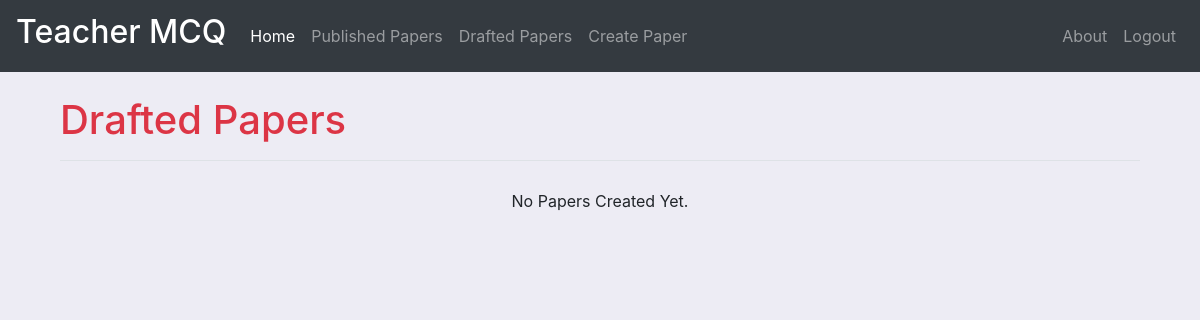
/teacher/papers/ (signed in), run on an earlier commit of the app's database.
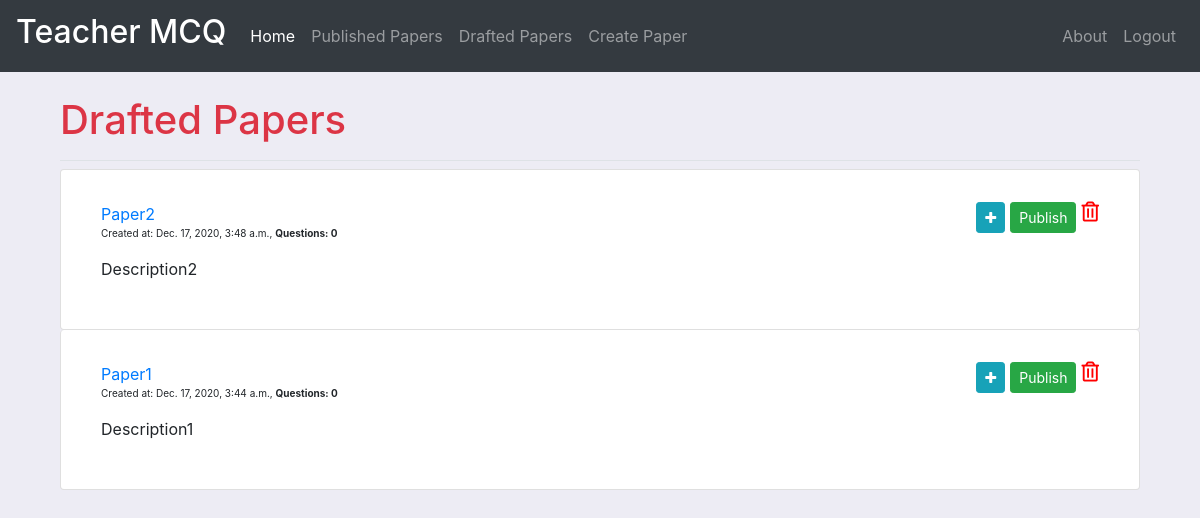
And on a later commit of the database.
### teacher_app/models.py (models this page shows, shortened)
class Paper(models.Model):
    id = models.AutoField(primary_key=True)
    name = models.CharField(max_length=100,default="")
    slug = models.SlugField(allow_unicode=True, unique=True,null=True)
    user = models.ForeignKey(User,related_name="paper",null=True,on_delete=models.CASCADE)
    date = models.DateTimeField(auto_now=True)
    description = models.TextField(blank=True)
    is_published = models.BooleanField(default=False)
    pub_date = models.DateTimeField(auto_now=True)
    class Meta:
        ordering = ['-pub_date']

### teacher_app/views.py (the view)
# urls.py: path('papers/',ListPaper.as_view(),name="paper_list"),
@method_decorator(decorators, name="dispatch")
class ListPaper(ListView):
    model = Paper
    template_name = "paper_list.html"
    def get_queryset(self):
        try:
            Paper.objects.filter(user=self.request.user).get(
                id=self.kwargs.get("id")
            ).delete()
        except:
            pass
        self.paper_user = Paper.objects.filter(user=self.request.user).filter(
            is_published=False
        )
        return self.paper_user
    def get_context_data(self, **kwargs):
        context = super().get_context_data(**kwargs)
        context["paper_user"] = self.paper_user
        return context

### teacher_app/templates/paper_list.html (shortened to what this page needs)
{% extends 'teacher_base.html' %}
{% load bootstrap4 %}
{% block base_block %}
    <div class="container" style="margin-top:20px">
    <div class="pb-2 mt-4 mb-2 border-bottom "><h1 class="text-danger">Drafted Papers</h1></div>
    {% if not paper_list.count %}<div class="card-body text-center">No Papers Created Yet.</div>{% endif %}
    <ul class="list-group">
        {% for paper in paper_list %}
        <li class="card list-group-item">
        <div class="card-body row">
            <div class="container col-sm-10">
                <a href="{% url 'teacher_app:question_list' slug=paper.slug %}">{{paper.name}}</a><br>
            <p style="font-size:10px">Created at: {{paper.date}},  <strong>Questions: {{paper.question.count}}</p></strong></p>
            {% if paper.description %}
                <p>{{paper.description}}</p>
            {% endif %}
            </div>
            <div class="container float-right col-sm-2">
                <a href="{% url 'teacher_app:paper_list' id=paper.id %}" type="button" class="far fa-trash-alt float-right" style="font-size:20px;color:red;margin-left:5px"></a>
                {% if paper.question.count %}
                    <a href="{% url 'teacher_app:published_paper_list_approve' id=paper.id %}" type="button" class="btn btn-success btn-sm float-right" style="margin-left:5px">Publish</a>
                    <a href="{% url 'teacher_app:question_form' slug=paper.slug %}" class="btn btn-info btn-sm float-right"><i class="fa fa-plus"></i></a>
                {% else %}
                    <a href="#" type="button" class="btn btn-success btn-sm float-right" style="margin-left:5px" data-toggle="tooltip" data-placement="top" title="Add Questions to Publish">Publish</a>
                    <a href="{% url 'teacher_app:question_form' slug=paper.slug %}" class="btn btn-info btn-sm float-right"><i class="fa fa-plus"></i></a>
                {% endif %}
            </div>
        </div>
        </li>
        {% endfor %}
    </ul>
    </div>
{% endblock base_block %}

### teacher_app/templates/teacher_base.html (shortened to what this page needs)
<!DOCTYPE html>
<html lang="en">
{% load static %}
<head>
    <link rel="stylesheet" type="text/css" href="{% static 'css/master.css' %}">
    <link href="{% static 'css/table.css' %}" rel="stylesheet">
    <link rel="stylesheet" href="https://maxcdn.bootstrapcdn.com/bootstrap/4.5.2/css/bootstrap.min.css">
    <link rel="stylesheet" href="https://use.fontawesome.com/releases/v5.7.0/css/all.css">
    <link rel="stylesheet" href="https://cdnjs.cloudflare.com/ajax/libs/font-awesome/4.7.0/css/font-awesome.min.css">
</head>
<body class="teacherbody">
    <nav class="navbar navbar-expand-md navbar-dark bg-dark">
        <a href="{% url 'teacher_app:teacher_home' %}" class="navbar-brand">
            <h2>Teacher MCQ</h2>
        </a>
        <div class="collapse navbar-collapse" id="navbarCollapse">
            <div class="navbar-nav">
                <a href="{% url 'teacher_app:teacher_home' %}" class="nav-item nav-link active">Home</a>
                <a href="{% url 'teacher_app:published_paper_list' %}" class="nav-item nav-link">Published Papers</a>
                <a href="{% url 'teacher_app:paper_list' %}" class="nav-item nav-link">Drafted Papers</a>
                <a href="{% url 'teacher_app:paper_form' %}" class="nav-item nav-link">Create Paper</a>
            </div>
            <div class="navbar-nav ml-auto">
                <a href="{% url 'home' %}" class="nav-item nav-link">About</a>
                {% if user.is_authenticated and user.is_teacher%}
                    <a href="{% url 'teacher_app:teacher_logout' %}" class="nav-item nav-link">Logout</a>
                {% else %}
                    <a href="{% url 'teacher_app:teacher_signup' %}" class="nav-item nav-link">Register</a>
                    <a href="{% url 'teacher_app:teacher_login' %}" class="nav-item nav-link">Login</a>
                {% endif %}
            </div>
        </div>
    </nav>
    <div class="teacherblock">
        <div class="container">
        {% block base_block %}
        {% endblock base_block %}
        </div>
    </div>
</body>
</html>

### static/css/master.css (style rules this page uses)
html, body { height: 100%; scroll-behavior: smooth; }
.teacherbody { margin: 0 auto; background-position:center; background-size: contain; background-color: #EDECF4; display: flex; flex-flow: column; height: 100%; }
.teacherblock { overflow-x: hidden; }

What changed in the data, as far as the page shows it:
added Paper: name "Paper2", date "Dec. 17, 2020, 3:48 a.m.", question.count "0", description "Description2", shows "Publish"
added Paper: name "Paper1", date "Dec. 17, 2020, 3:44 a.m.", question.count "0", description "Description1", shows "Publish"
Also different on the page:
text no longer shown: "No Papers Created Yet."
